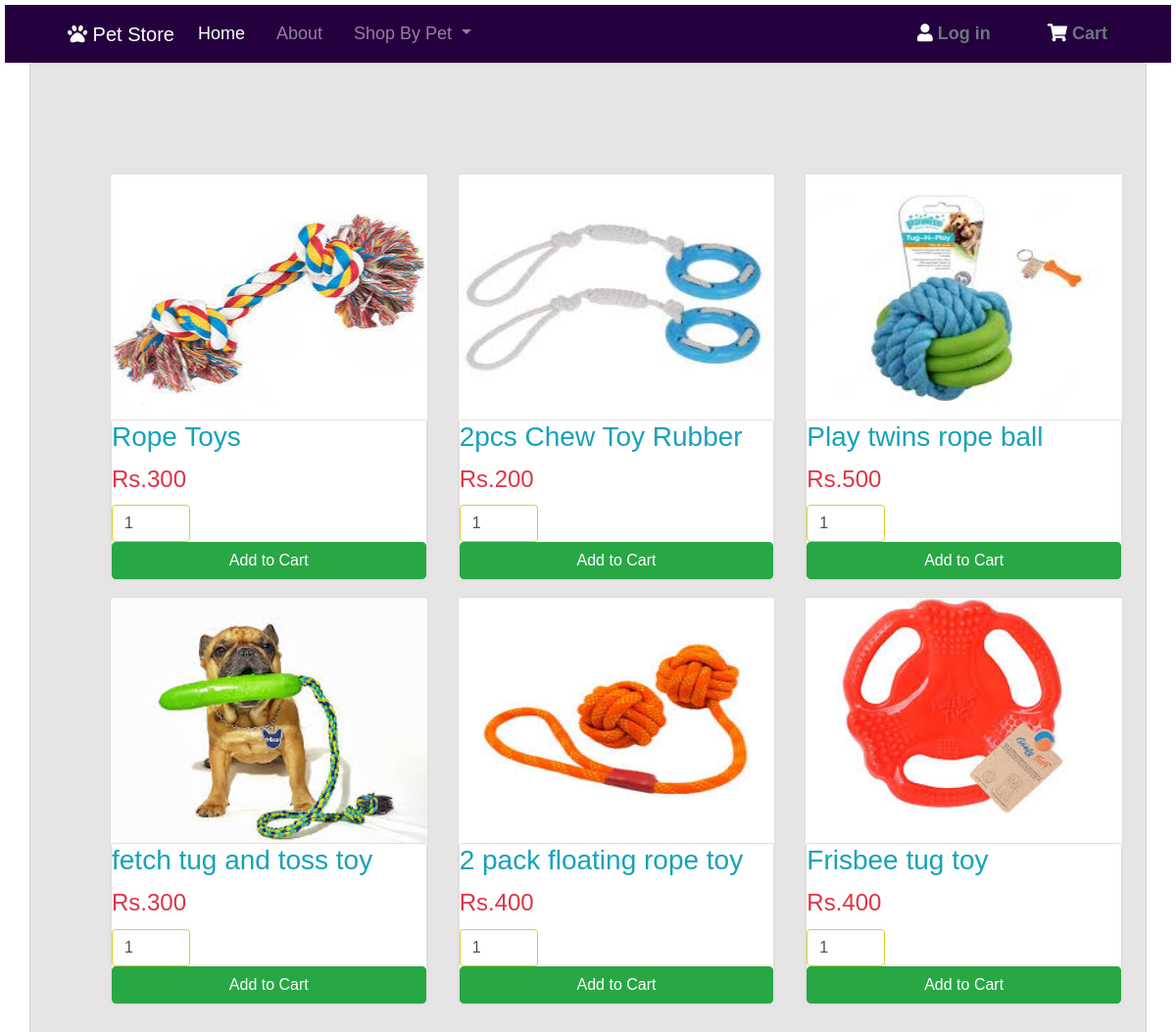
/toys.php, run on the app's committed database.
### tables this page shows
CREATE TABLE `products` (
  `prod_id` int(11) NOT NULL,
  `prod_name` varchar(30) NOT NULL,
  `price` float NOT NULL,
  `description` varchar(50) NOT NULL,
  `mfg_date` date NOT NULL,
  `exp_date` date DEFAULT NULL,
  `stock` int(11) NOT NULL,
  `prod_img` varchar(20) NOT NULL,
  `subcat_id` int(11) DEFAULT NULL
);

### toys.php (the view, shortened to what this page needs)
<?php
include_once 'header.php';
?>
<head>
	<link rel="stylesheet" type="text/css" href="style.css">
</head>
<div class="container py-5 ">
	<div class="row mt-5 ml-5">
		<?php
		require 'dbc.inc.php';
		$query="SELECT * from products, subcategory where products.subcat_id=subcategory.id and subcategory.cat_id=7";
		$querry_run = mysqli_query($conn,$query);
		$check_products = mysqli_num_rows($querry_run)>0;
		if($check_products){
			while($row=mysqli_fetch_assoc($querry_run)){
				?>
				<div class="col-md-4 mt-3">
					<form method="post" action="toys.php?action=add&prod_id=<?=$row["prod_id"]?>">
					<div class="card">
						<img src="images/<?=$row['prod_img']?> " height="250px" class="card-img-top" alt="product images">
						<div class="card body">
						<h3 class="card-title text-info"><?php echo $row['prod_name'];?></h3>
						<h4 class="card-title text-danger">Rs.<?php echo $row['price'];?></h4>
						<div class="quant">
							<input type="text" id="quant" name="quantity"  value="1" class="form-control" />
						</div>
						<input type="submit" name="add_to_cart" class="btn btn-success" value="Add to Cart" />
						</div>
					</div>
					</form>
				</div>
				<?php
			}
		}
		else{
			echo 'No Products Found';
		}
		?>
	</div>
		</div>
<?php
include_once 'footer.php';
?>

### style.css (style rules this page uses)
.quant { display:flex; }
.quant input { border: 1px solid #dace34; width:80px; }
body { font-family: Arial; font-size: 17px; padding: 5px; }
* { box-sizing: border-box; }
.row { display: -ms-flexbox; display: flex; -ms-flex-wrap: wrap; flex-wrap: wrap; margin: 0 -10px; }
.container { background-color: #cfcccc85; padding: 3px 18px 13px 18px; border: 1px solid lightgrey; border-radius: 3px; }

### data on the page
products: prod_img (picture), prod_name "Rope Toys", price "300"
products: prod_img (picture), prod_name "2pcs Chew Toy Rubber", price "200"
products: prod_img (picture), prod_name "Play twins rope ball", price "500"
products: prod_img (picture), prod_name "fetch tug and toss toy", price "300"
products: prod_img (picture), prod_name "2 pack floating rope toy", price "400"
products: prod_img (picture), prod_name "Frisbee tug toy", price "400"
